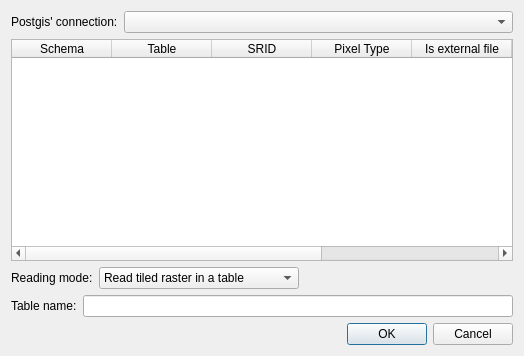
<?xml version="1.0" encoding="UTF-8"?>
<ui version="4.0">
 <class>DlgAddRasterLayer</class>
 <widget class="QDialog" name="DlgAddRasterLayer">
  <property name="geometry">
   <rect>
    <x>0</x>
    <y>0</y>
    <width>524</width>
    <height>356</height>
   </rect>
  </property>
  <property name="windowTitle">
   <string>Load Postgis Raster layer</string>
  </property>
  <layout class="QVBoxLayout" name="verticalLayout">
   <item>
    <layout class="QHBoxLayout" name="horizontalLayout">
     <item>
      <widget class="QLabel" name="label">
       <property name="sizePolicy">
        <sizepolicy hsizetype="Fixed" vsizetype="Preferred">
         <horstretch>0</horstretch>
         <verstretch>0</verstretch>
        </sizepolicy>
       </property>
       <property name="text">
        <string>Postgis' connection:</string>
       </property>
      </widget>
     </item>
     <item>
      <widget class="QComboBox" name="comboBox"/>
     </item>
    </layout>
   </item>
   <item>
    <widget class="QTableWidget" name="tableWidget">
     <column>
      <property name="text">
       <string>Schema</string>
      </property>
     </column>
     <column>
      <property name="text">
       <string>Table</string>
      </property>
     </column>
     <column>
      <property name="text">
       <string>SRID</string>
      </property>
     </column>
     <column>
      <property name="text">
       <string>Pixel Type</string>
      </property>
     </column>
     <column>
      <property name="text">
       <string>Is external file</string>
      </property>
     </column>
     <column>
      <property name="text">
       <string>Is regular block</string>
      </property>
     </column>
     <column>
      <property name="text">
       <string>Pixel size x </string>
      </property>
     </column>
     <column>
      <property name="text">
       <string>Pixel size y</string>
      </property>
     </column>
    </widget>
   </item>
   <item>
    <layout class="QHBoxLayout" name="horizontalLayout_3">
     <item>
      <widget class="QLabel" name="label_3">
       <property name="sizePolicy">
        <sizepolicy hsizetype="Fixed" vsizetype="Preferred">
         <horstretch>0</horstretch>
         <verstretch>0</verstretch>
        </sizepolicy>
       </property>
       <property name="text">
        <string>Reading mode:</string>
       </property>
      </widget>
     </item>
     <item>
      <widget class="QComboBox" name="comboBox_2">
       <property name="enabled">
        <bool>true</bool>
       </property>
       <property name="currentIndex">
        <number>1</number>
       </property>
       <item>
        <property name="text">
         <string>Read raster in a row</string>
        </property>
       </item>
       <item>
        <property name="text">
         <string>Read tiled raster in a table</string>
        </property>
       </item>
       <item>
        <property name="text">
         <string>Read many rasters in a dataset</string>
        </property>
       </item>
      </widget>
     </item>
     <item>
      <spacer name="horizontalSpacer">
       <property name="orientation">
        <enum>Qt::Horizontal</enum>
       </property>
       <property name="sizeHint" stdset="0">
        <size>
         <width>40</width>
         <height>20</height>
        </size>
       </property>
      </spacer>
     </item>
    </layout>
   </item>
   <item>
    <layout class="QHBoxLayout" name="horizontalLayout_2">
     <item>
      <widget class="QLabel" name="label_2">
       <property name="sizePolicy">
        <sizepolicy hsizetype="Fixed" vsizetype="Preferred">
         <horstretch>0</horstretch>
         <verstretch>0</verstretch>
        </sizepolicy>
       </property>
       <property name="text">
        <string>Table name:</string>
       </property>
      </widget>
     </item>
     <item>
      <widget class="QLineEdit" name="lineEdit"/>
     </item>
    </layout>
   </item>
   <item>
    <widget class="QDialogButtonBox" name="buttonBox">
     <property name="orientation">
      <enum>Qt::Horizontal</enum>
     </property>
     <property name="standardButtons">
      <set>QDialogButtonBox::Cancel|QDialogButtonBox::Ok</set>
     </property>
    </widget>
   </item>
  </layout>
 </widget>
 <resources/>
 <connections>
  <connection>
   <sender>buttonBox</sender>
   <signal>accepted()</signal>
   <receiver>DlgAddRasterLayer</receiver>
   <slot>accept()</slot>
   <hints>
    <hint type="sourcelabel">
     <x>248</x>
     <y>254</y>
    </hint>
    <hint type="destinationlabel">
     <x>157</x>
     <y>274</y>
    </hint>
   </hints>
  </connection>
  <connection>
   <sender>buttonBox</sender>
   <signal>rejected()</signal>
   <receiver>DlgAddRasterLayer</receiver>
   <slot>reject()</slot>
   <hints>
    <hint type="sourcelabel">
     <x>316</x>
     <y>260</y>
    </hint>
    <hint type="destinationlabel">
     <x>286</x>
     <y>274</y>
    </hint>
   </hints>
  </connection>
 </connections>
</ui>
